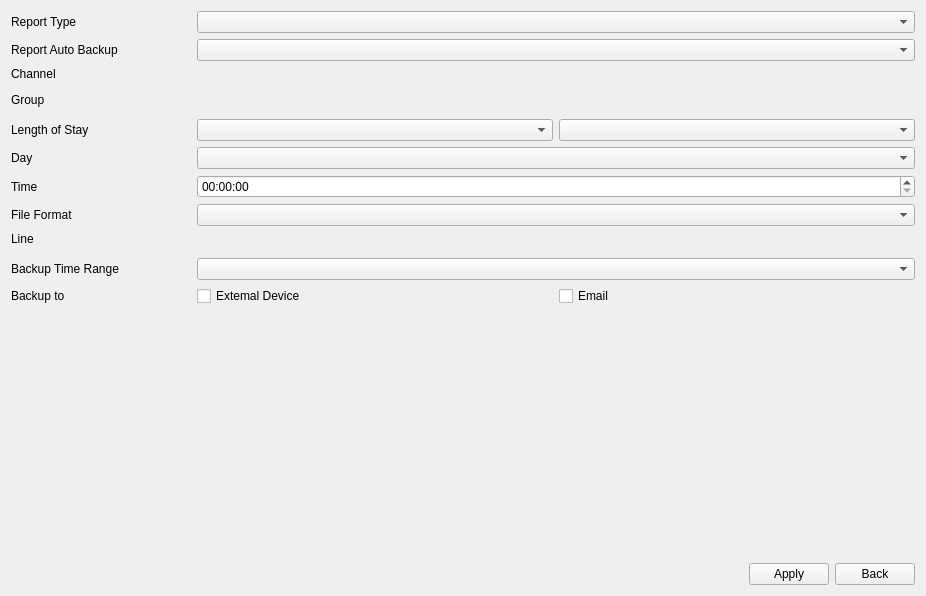
<?xml version="1.0" encoding="UTF-8"?>
<ui version="4.0">
 <class>TabReportAutoBackupSettings</class>
 <widget class="QWidget" name="TabReportAutoBackupSettings">
  <property name="geometry">
   <rect>
    <x>0</x>
    <y>0</y>
    <width>926</width>
    <height>596</height>
   </rect>
  </property>
  <property name="windowTitle">
   <string>Form</string>
  </property>
  <layout class="QVBoxLayout" name="verticalLayout_3">
   <item>
    <layout class="QGridLayout" name="gridLayout">
     <item row="2" column="0">
      <widget class="QWidget" name="widgetChannel" native="true">
       <layout class="QVBoxLayout" name="verticalLayout">
        <property name="leftMargin">
         <number>0</number>
        </property>
        <property name="topMargin">
         <number>0</number>
        </property>
        <property name="rightMargin">
         <number>0</number>
        </property>
        <property name="bottomMargin">
         <number>0</number>
        </property>
        <item>
         <widget class="QLabel" name="labelChannel">
          <property name="text">
           <string>Channel</string>
          </property>
         </widget>
        </item>
        <item>
         <widget class="QWidget" name="widget" native="true">
          <property name="sizePolicy">
           <sizepolicy hsizetype="Preferred" vsizetype="Preferred">
            <horstretch>0</horstretch>
            <verstretch>1</verstretch>
           </sizepolicy>
          </property>
         </widget>
        </item>
       </layout>
      </widget>
     </item>
     <item row="0" column="1">
      <widget class="ComboBox" name="comboBoxType">
       <property name="sizePolicy">
        <sizepolicy hsizetype="Preferred" vsizetype="Fixed">
         <horstretch>4</horstretch>
         <verstretch>0</verstretch>
        </sizepolicy>
       </property>
      </widget>
     </item>
     <item row="7" column="0">
      <widget class="QLabel" name="labelFileFormat">
       <property name="text">
        <string>File Format</string>
       </property>
      </widget>
     </item>
     <item row="9" column="0">
      <widget class="QLabel" name="labelBackupTimeRange">
       <property name="text">
        <string>Backup Time Range</string>
       </property>
      </widget>
     </item>
     <item row="10" column="0">
      <widget class="QLabel" name="labelBackupTo">
       <property name="text">
        <string>Backup to</string>
       </property>
      </widget>
     </item>
     <item row="1" column="0">
      <widget class="QLabel" name="labelReportAutoBackup">
       <property name="text">
        <string>Report Auto Backup</string>
       </property>
      </widget>
     </item>
     <item row="7" column="1">
      <widget class="ComboBox" name="comboBoxFileFormat"/>
     </item>
     <item row="3" column="0">
      <widget class="QWidget" name="widgetGroup" native="true">
       <layout class="QVBoxLayout" name="verticalLayout_2">
        <property name="leftMargin">
         <number>0</number>
        </property>
        <property name="topMargin">
         <number>0</number>
        </property>
        <property name="rightMargin">
         <number>0</number>
        </property>
        <property name="bottomMargin">
         <number>0</number>
        </property>
        <item>
         <widget class="QLabel" name="labelGroup">
          <property name="text">
           <string>Group</string>
          </property>
         </widget>
        </item>
        <item>
         <widget class="QWidget" name="widget_2" native="true">
          <property name="sizePolicy">
           <sizepolicy hsizetype="Preferred" vsizetype="Preferred">
            <horstretch>0</horstretch>
            <verstretch>1</verstretch>
           </sizepolicy>
          </property>
         </widget>
        </item>
       </layout>
      </widget>
     </item>
     <item row="4" column="1">
      <widget class="QWidget" name="widgetLengthOfStay" native="true">
       <layout class="QHBoxLayout" name="horizontalLayout_3">
        <property name="leftMargin">
         <number>0</number>
        </property>
        <property name="topMargin">
         <number>0</number>
        </property>
        <property name="rightMargin">
         <number>0</number>
        </property>
        <property name="bottomMargin">
         <number>0</number>
        </property>
        <item>
         <widget class="ComboBox" name="comboBoxStay"/>
        </item>
        <item>
         <widget class="ComboBox" name="comboBoxStayTime"/>
        </item>
       </layout>
      </widget>
     </item>
     <item row="5" column="1">
      <widget class="ComboBox" name="comboBoxDay"/>
     </item>
     <item row="6" column="1">
      <widget class="MyTimeEdit" name="timeEdit"/>
     </item>
     <item row="5" column="0">
      <widget class="QLabel" name="labelDay">
       <property name="text">
        <string>Day</string>
       </property>
      </widget>
     </item>
     <item row="2" column="1">
      <widget class="CheckBoxGroup" name="checkBoxGroupChannel" native="true"/>
     </item>
     <item row="6" column="0">
      <widget class="QLabel" name="labelTime">
       <property name="text">
        <string>Time</string>
       </property>
      </widget>
     </item>
     <item row="3" column="1">
      <widget class="CheckBoxGroup" name="checkBoxGroupGroup" native="true"/>
     </item>
     <item row="9" column="1">
      <widget class="ComboBox" name="comboBoxTimeRange"/>
     </item>
     <item row="4" column="0">
      <widget class="QLabel" name="labelLengthOfStay">
       <property name="text">
        <string>Length of Stay</string>
       </property>
      </widget>
     </item>
     <item row="1" column="1">
      <widget class="ComboBox" name="comboBoxAutoBackup"/>
     </item>
     <item row="0" column="0">
      <widget class="QLabel" name="labelReportType">
       <property name="sizePolicy">
        <sizepolicy hsizetype="Preferred" vsizetype="Preferred">
         <horstretch>1</horstretch>
         <verstretch>0</verstretch>
        </sizepolicy>
       </property>
       <property name="text">
        <string>Report Type</string>
       </property>
      </widget>
     </item>
     <item row="8" column="0">
      <widget class="QWidget" name="widgetLine" native="true">
       <property name="minimumSize">
        <size>
         <width>0</width>
         <height>0</height>
        </size>
       </property>
       <layout class="QVBoxLayout" name="verticalLayout_4">
        <property name="leftMargin">
         <number>0</number>
        </property>
        <property name="topMargin">
         <number>0</number>
        </property>
        <property name="rightMargin">
         <number>0</number>
        </property>
        <property name="bottomMargin">
         <number>0</number>
        </property>
        <item>
         <widget class="QLabel" name="labelLine">
          <property name="text">
           <string>Line</string>
          </property>
         </widget>
        </item>
        <item>
         <widget class="QWidget" name="widget_4" native="true"/>
        </item>
       </layout>
      </widget>
     </item>
     <item row="8" column="1">
      <widget class="CheckBoxGroup" name="widgetLineType" native="true"/>
     </item>
     <item row="10" column="1">
      <widget class="QWidget" name="widgetBackupto" native="true">
       <layout class="QHBoxLayout" name="horizontalLayout">
        <property name="leftMargin">
         <number>0</number>
        </property>
        <property name="topMargin">
         <number>0</number>
        </property>
        <property name="rightMargin">
         <number>0</number>
        </property>
        <property name="bottomMargin">
         <number>0</number>
        </property>
        <item>
         <widget class="QCheckBox" name="checkBoxExtemalDevice">
          <property name="text">
           <string>Extemal Device</string>
          </property>
         </widget>
        </item>
        <item>
         <widget class="QCheckBox" name="checkBoxEmail">
          <property name="text">
           <string>Email</string>
          </property>
         </widget>
        </item>
       </layout>
      </widget>
     </item>
    </layout>
   </item>
   <item>
    <widget class="QWidget" name="widget_3" native="true">
     <property name="sizePolicy">
      <sizepolicy hsizetype="Preferred" vsizetype="Preferred">
       <horstretch>0</horstretch>
       <verstretch>1</verstretch>
      </sizepolicy>
     </property>
    </widget>
   </item>
   <item>
    <layout class="QHBoxLayout" name="horizontalLayout_2">
     <item>
      <spacer name="horizontalSpacer">
       <property name="orientation">
        <enum>Qt::Horizontal</enum>
       </property>
       <property name="sizeHint" stdset="0">
        <size>
         <width>40</width>
         <height>20</height>
        </size>
       </property>
      </spacer>
     </item>
     <item>
      <widget class="QPushButton" name="pushButtonApply">
       <property name="text">
        <string>Apply</string>
       </property>
      </widget>
     </item>
     <item>
      <widget class="QPushButton" name="pushButtonBack">
       <property name="text">
        <string>Back</string>
       </property>
      </widget>
     </item>
    </layout>
   </item>
  </layout>
 </widget>
 <customwidgets>
  <customwidget>
   <class>ComboBox</class>
   <extends>QComboBox</extends>
   <header>combobox.h</header>
  </customwidget>
  <customwidget>
   <class>CheckBoxGroup</class>
   <extends>QWidget</extends>
   <header>checkboxgroup.h</header>
   <container>1</container>
  </customwidget>
  <customwidget>
   <class>MyTimeEdit</class>
   <extends>QTimeEdit</extends>
   <header>mytimeedit.h</header>
  </customwidget>
 </customwidgets>
 <resources/>
 <connections/>
</ui>
